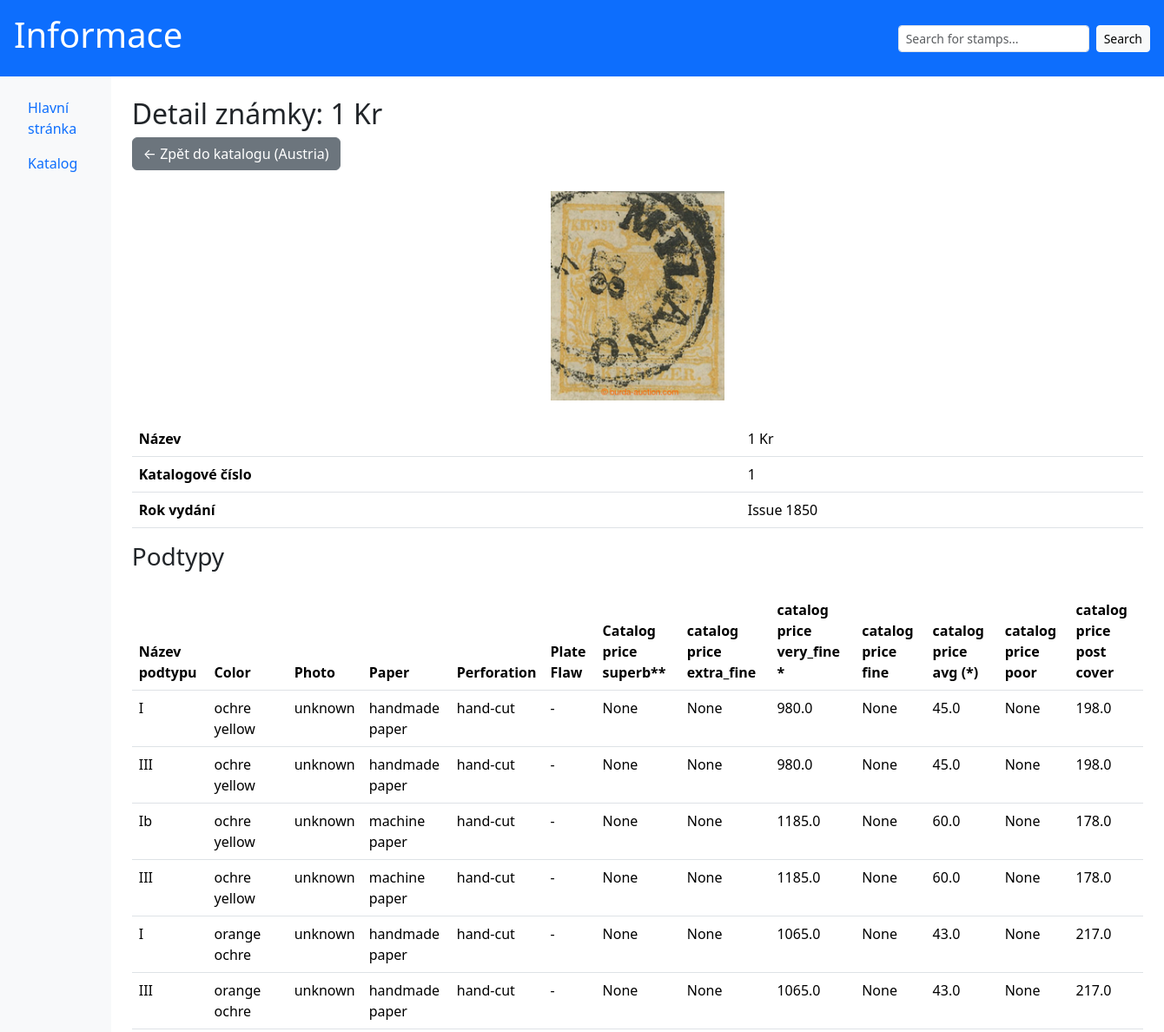
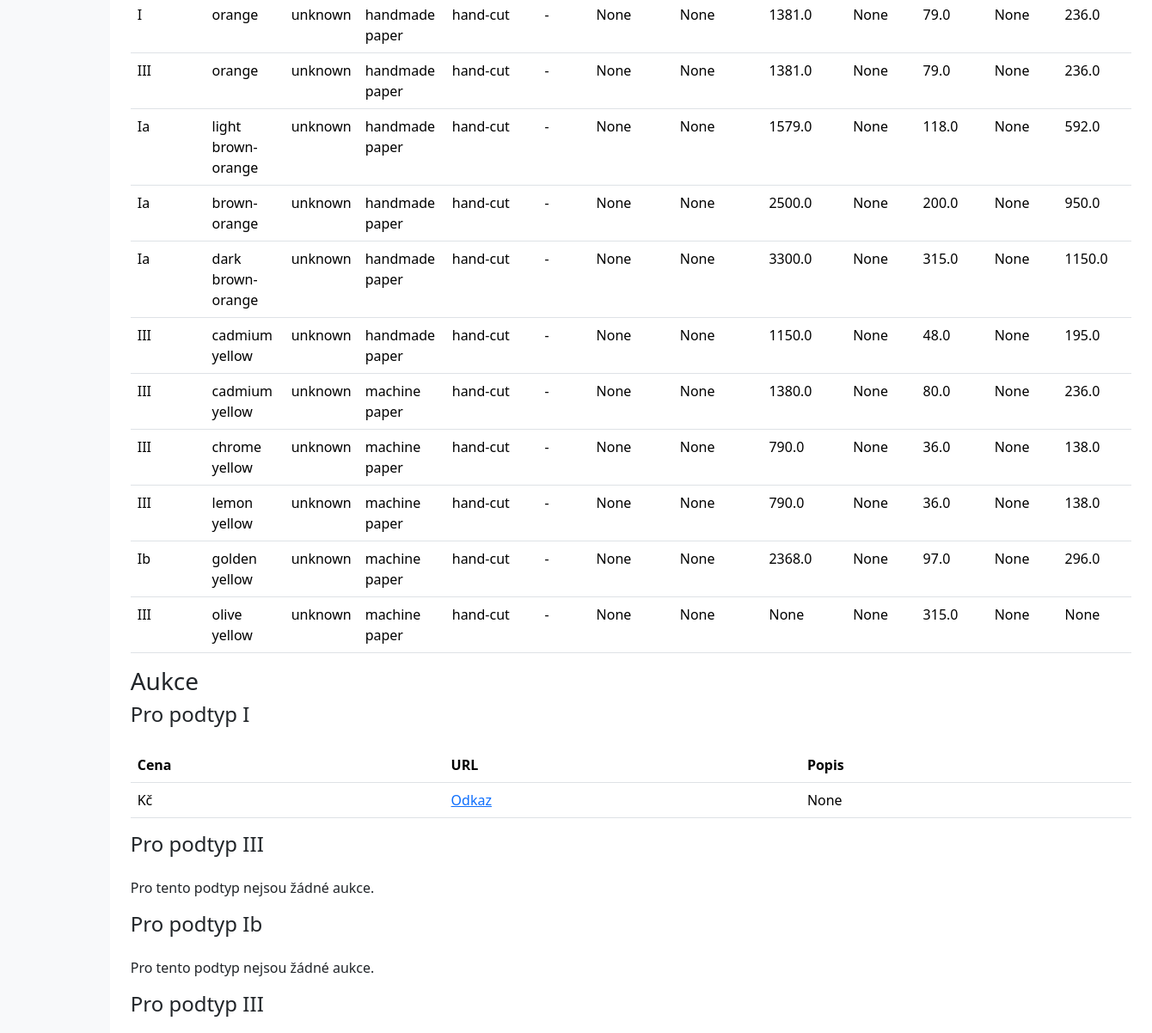
The page /stamps/1 (upper part) on the database as committed earlier (2 pictures, top to bottom).
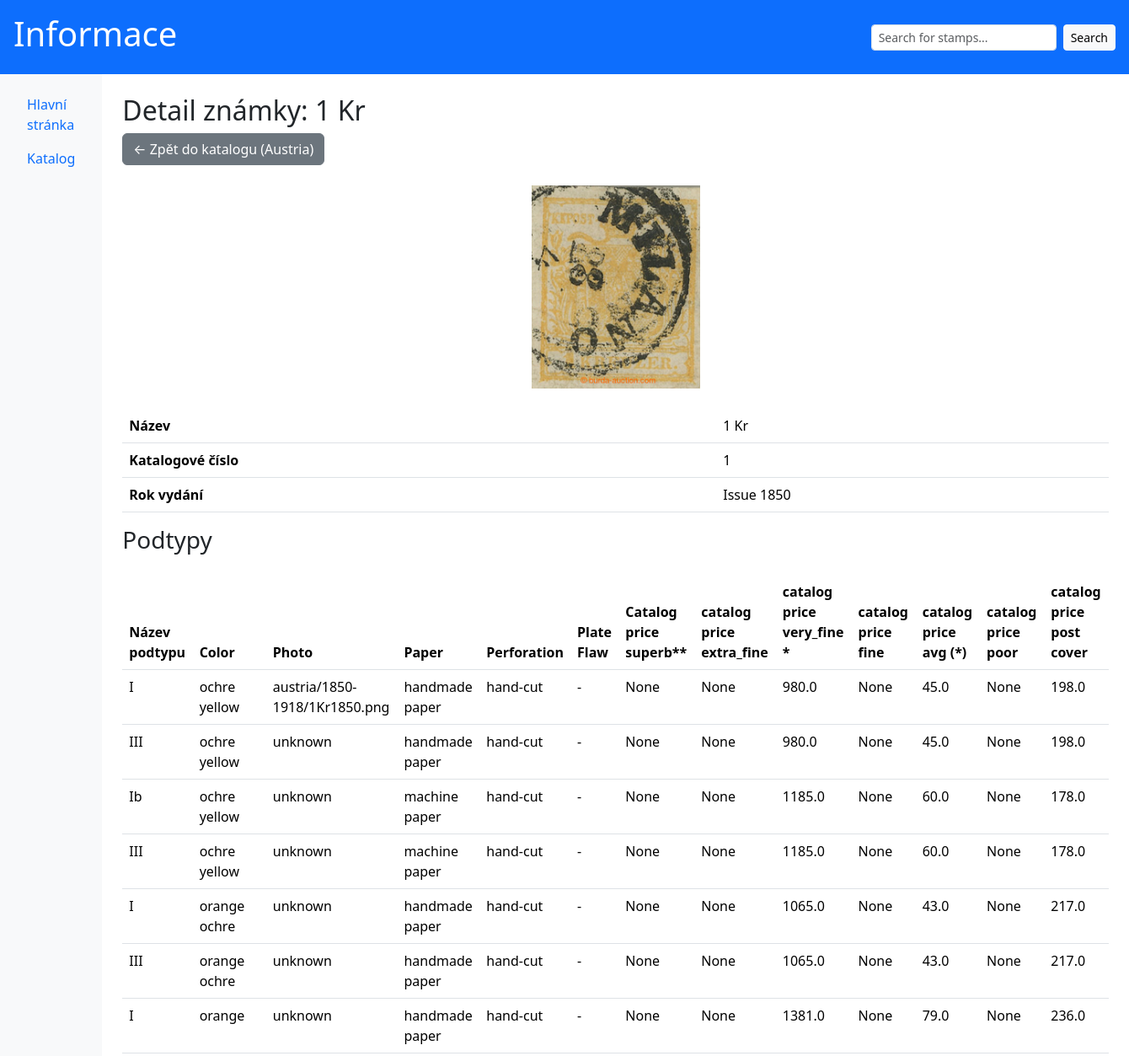
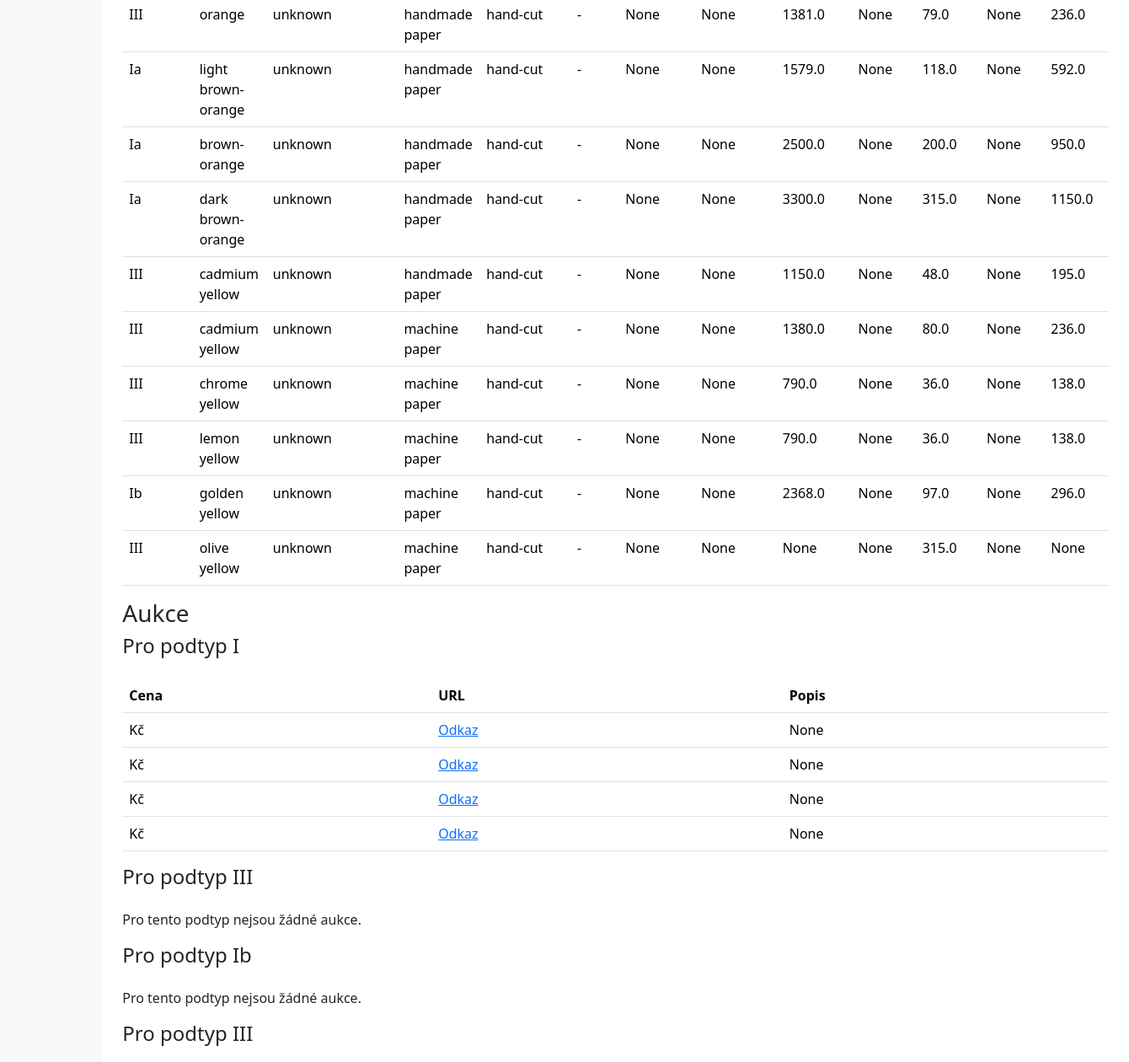
The same page on the database as committed later (2 pictures, top to bottom).
### shared/db/models.py (models this page shows, shortened)
class StampBase(Base):
    __tablename__ = 'stamp_base'
    stamp_id = Column(Integer, primary_key=True)
    catalog_number = Column(String, nullable=False)
    photo_path_base = Column(String, nullable=False)
    name = Column(String, nullable=False)
    emission_id = Column(Integer, ForeignKey('emission.emission_id'), nullable=False)
    emission = relationship('Emission', back_populates='stamps')
    stamp_types = relationship("StampTypeBase", back_populates="stamp")
    stamp_details = relationship("StampDetail", back_populates="stamp", uselist=False)

class Country(Base):
    __tablename__ = 'country'
    country_id = Column(Integer, primary_key=True)
    name = Column(String, nullable=False)
    emissions = relationship('Emission', back_populates='country')

class Emission(Base):
    __tablename__ = 'emission'
    emission_id = Column(Integer, primary_key=True)
    name = Column(String, nullable=False)
    issue_year = Column(Integer, nullable=False)
    country_id = Column(Integer, ForeignKey('country.country_id'))
    country = relationship('Country', back_populates='emissions')
    stamps = relationship('StampBase', back_populates='emission')

class StampTypeBase(Base):
    __tablename__ = 'stamp_type_base'
    stamp_type_id = Column(Integer, primary_key=True)
    stamp_id = Column(Integer, ForeignKey('stamp_base.stamp_id'), nullable=False)
    photo_path_type = Column(String)
    description = Column(String)
    type_name = Column(String)
    color = Column(String)
    paper = Column(String)
    perforation = Column(String)
    plate_flaw = Column(String)
    catalog_price_superb = Column(Float)
    catalog_price_extra_fine = Column(Float)
    catalog_price_very_fine = Column(Float)
    catalog_price_fine = Column(Float)
    catalog_price_avg = Column(Float)
    catalog_price_poor = Column(Float)
    catalog_price_post_cover = Column(Float)
    stamp = relationship("StampBase", back_populates="stamp_types")
    auction_sales = relationship("AuctionSale", back_populates="stamp_type")# Jedna známka má maximálně jeden detail

class AuctionSale(Base):
    __tablename__ = 'auction_sale'
    sale_id = Column(Integer, primary_key=True)  # Primární klíč
    stamp_type_id = Column(Integer, ForeignKey('stamp_type_base.stamp_type_id'), nullable=False)  # Vazba na StampTypeBase
    sale_price = Column(Float, nullable=False)  # Cena za prodej
    sale_url = Column(String, nullable=False)  # URL na aukční prodej
    description = Column(String, nullable=True)  # Popis aukce (např. stav, rarita, poznámky)
    state_of_stamp = Column(Text, nullable=True) # **, *, (*)
    stamp_type = relationship("StampTypeBase", back_populates="auction_sales")

### backend/app/main.py (the view)
@app.get("/stamps/{stamp_id}", response_class=HTMLResponse, name="stamp_detail")
async def get_stamp_detail(request: Request, stamp_id: int):
    stamp = crud.get_stamp_by_id(stamp_id)
    if not stamp:
        raise HTTPException(status_code=404, detail="Stamp not found")
    subtypes = crud.get_all_stamp_type_by_id(stamp_id)
    auctions_by_subtype = {
        subtype.stamp_type_id: crud.get_auctions_by_stamp_type(subtype.stamp_type_id)
        for subtype in subtypes
    }
    return templates.TemplateResponse("stamp_detail.html", {
        "request": request,
        "stamp": stamp,
        "subtypes": subtypes,
        "auctions_by_subtype": auctions_by_subtype
    })

### shared/db/crud.py (called while the page is built)
def get_stamp_by_id(stamp_id):
    return session.query(StampBase).filter(StampBase.stamp_id == stamp_id).first()

def get_all_stamp_type_by_id(stamp_id):
    return session.query(StampTypeBase).filter(StampTypeBase.stamp_id == stamp_id).all()

def get_auctions_by_stamp_type(stamp_type_id: int):
    return session.query(AuctionSale).filter(AuctionSale.stamp_type_id == stamp_type_id).all()

### backend/templates/stamp_detail.html (shortened to what this page needs)
{% extends "base.html" %}
{% block content %}
<h2>Detail známky: {{ stamp.name }}</h2>
<a href="{{ url_for('catalog', country=stamp.emission.country.name) }}" class="btn btn-secondary mb-4">
    ← Zpět do katalogu ({{ stamp.emission.country.name }})
</a>
<img src="/images/{{ stamp.photo_path_base }}" alt="photo" width="200" class="mx-auto d-block">
<table class="table mt-4">
    <thead>
        <tr>
            <th>Název</th>
            <td>{{ stamp.name }}</td>
        </tr>
        <tr>
            <th>Katalogové číslo</th>
            <td>{{ stamp.catalog_number }}</td>
        </tr>
        <tr>
            <th>Rok vydání</th>
            <td>{{ stamp.emission.issue_year }}</td>
        </tr>
    </thead>
</table>
<h3>Podtypy</h3>
{% if subtypes %}
<table class="table mt-4">
    <thead>
        <tr>
            <th>Název podtypu</th>
            <th>Color</th>
            <th>Photo</th>
            <th>Paper</th>
            <th>Perforation</th>
            <th>Plate Flaw</th>
            <th>Catalog price superb**</th>
            <th>catalog price extra_fine</th>
            <th>catalog price very_fine *</th>
            <th>catalog price fine</th>
            <th>catalog price avg (*)</th>
            <th>catalog price poor</th>
            <th>catalog price post cover</th>
        </tr>
    </thead>
    <tbody>
        {% for subtype in subtypes %}
        <tr>
            <td>{{ subtype.type_name }}</td>
            <td>{{ subtype.color }}</td>
            <td>{{ subtype.photo_path_type }}</td>
            <td>{{ subtype.paper }}</td>
            <td>{{ subtype.perforation }}</td>
            <td>{{ subtype.plate_flaw }}</td>
            <td>{{ subtype.catalog_price_superb }}</td>
            <td>{{ subtype.catalog_price_extra_fine }}</td>
            <td>{{ subtype.catalog_price_very_fine }}</td>
            <td>{{ subtype.catalog_price_fine }}</td>
            <td>{{ subtype.catalog_price_avg }}</td>
            <td>{{ subtype.catalog_price_poor }}</td>
            <td>{{ subtype.catalog_price_post_cover }}</td>
        </tr>
        {% endfor %}
    </tbody>
</table>
{% else %}
<p class="mt-4">Žádné podtypy pro tuto známku.</p>
{% endif %}
<h3>Aukce</h3>
{% if auctions_by_subtype %}
    {% for subtype_id, auctions in auctions_by_subtype.items() %}
    <h4>Pro podtyp {{ (subtypes | selectattr('stamp_type_id', 'equalto', subtype_id) | first).type_name }}</h4>
        {% if auctions %}
        <table class="table mt-4">
            <thead>
                <tr>
                    <th>Cena</th>
                    <th>URL</th>
                    <th>Popis</th>
                </tr>
            </thead>
            <tbody>
                {% for auction in auctions %}
                <tr>
                    <td>{{ auction.price }} Kč</td>
                    <td><a href="{{ auction.url }}" target="_blank">Odkaz</a></td>
                    <td>{{ auction.description }}</td>
                </tr>
                {% endfor %}
            </tbody>
        </table>
        {% else %}
        <p class="mt-4">Pro tento podtyp nejsou žádné aukce.</p>
        {% endif %}
    {% endfor %}
{% else %}
<p class="mt-4">Žádné aukce pro tuto známku.</p>
{% endif %}
{% endblock %}

### backend/templates/base.html (shortened to what this page needs)
<!DOCTYPE html>
<html lang="en">
<head>
    <link rel="stylesheet" href="/static/css/bootstrap.min.css">
</head>
<body>
    <header>
        <div class="container-fluid bg-primary text-white p-3 d-flex justify-content-between align-items-center">
            <h1>Informace</h1>
            <form action="{{ url_for('search_results') }}" method="GET" class="d-flex" style="max-width: 300px;">
                <input
                    type="text"
                    name="query"
                    class="form-control form-control-sm me-2"
                    placeholder="Search for stamps..."
                    required>
                <button type="submit" class="btn btn-light btn-sm">Search</button>
            </form>
        </div>
    </header>
    <div class="d-flex">
        <nav class="bg-light p-3" style="width: 200px;">
            <ul class="nav flex-column">
                <li class="nav-item"><a class="nav-link" href="/">Hlavní stránka</a></li>
                <li class="nav-item"><a class="nav-link" href="/catalog">Katalog</a></li>
            </ul>
        </nav>
        <main class="p-4" style="flex-grow: 1;">
            {% block content %}{% endblock %}
        </main>
    </div>
</body>
</html>

Rows that differ between the two databases and show on the page:
changed StampTypeBase: photo_path_type "unknown" → "austria/1850-1918/1Kr1850.png"
added AuctionSale: description "None"
added AuctionSale: description "None"
added AuctionSale: description "None"
